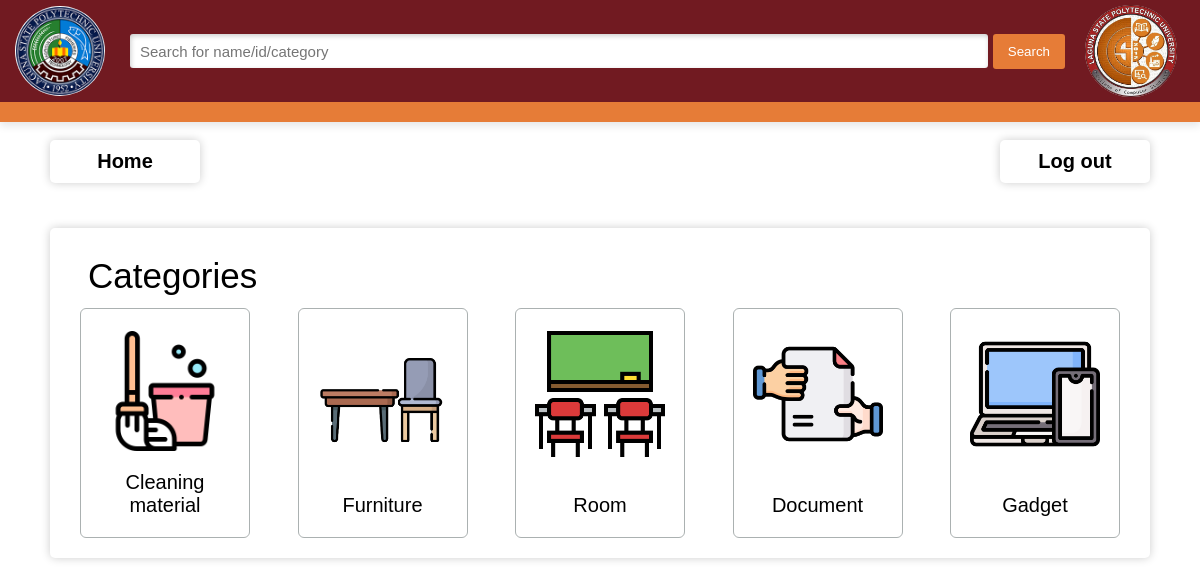
The app's page /guest_home with its own data.
### home/models.py (models this page shows)
class Category(models.Model):
    item_category = models.CharField(max_length = 64)
    def __str__(self):
        return self.item_category

### home/views.py (the view, shortened to what this page needs)
# urls.py: path('guest_home', views.guest_home, name='guest_home'),
def guest_home(request):
    current_user = request.user
    categories = Category.objects.all()
    borrow_form = BorrowForm()
    return render(request, ('home/guest_home.html'), {
        'borrow_form' : borrow_form,
        'categories' : categories,
    })

### home/forms.py
class BorrowForm(forms.ModelForm):
    class Meta:
        model = Borrowed_Item
        fields = "__all__"
        widgets = {
            'item_date_borrowed' : forms.DateInput(attrs={'type': 'date'}),
            'item_date_returned' : forms.DateInput(attrs={'type': 'date'}),
            'item_stock' : forms.HiddenInput(),
        }
    def __init__(self, *args, **kwargs):
        super().__init__(*args, **kwargs)
        self.fields['item_stock'].queryset = Stock.objects.all()

### templates/home/guest_home.html (shortened to what this page needs)
{% load static %}
<!DOCTYPE html>
<html>
    <head>
        <link rel="stylesheet" href="{% static 'home/homegueststyle.css' %}">
    </head>
    <body>
        <div class="header">
            <div class="left-section">
                <img class="lspu-logo" src="{% static 'home/logo/lspu-logo.png' %}">
            </div>
            <div class="middle-section">
                <form method="GET" action="{% url 'search_items_guest' %}">
                    <input class="search-bar" type="text" placeholder="Search for name/id/category" name="q" value="{{ query }}">
                    <input class="search-button" type="submit" value="Search">
                </form>
            </div>
            <div class="right-section">
                <img class="ccs-logo" src="{% static 'home/logo/ccs-logo.jpg' %}">
            </div>
        </div>
        <div class="guest-button-grid">
            <button class="guest-buttons-tabs"><a href="{% url 'guest_home' %}">Home</a></button>
            <button class="guest-buttons-tabs"><a href="{% url 'logout' %}">Log out</a></button>
        </div>
        <div class="category-container">
            <div class="category-title-button">
                <p class="category-container-title">
                    Categories
                </p>
            </div>
            <div class="categories">
                {% for category in categories %}
                <button onclick="showItem('{{ category }}')" class="category_button">
                {{ category }}
                </button>
                {% endfor %}
            </div>
        </div>
    </body>
</html>

### static/home/homegueststyle.css (style rules this page uses)
html, div, span, object, iframe, h1, h2, h3, h4, h5, h6, p, blockquote, pre, abbr, address, cite, code, del, dfn, em, ins, kbd, q, samp, small, strong, sub, sup, var, b, i, dl, dt, dd, ol, ul, li, fieldset, form, label, legend, table, caption, tbody, tfoot, thead, tr, th, td, article, aside, canvas, details, figcaption, figure, footer, header, hgroup, menu, nav, section, summary, time, mark, audio, video { margin:0; padding:0; border:0; outline:0; font-size:100%; vertical-align:baseline; background:transparent; }
body { line-height:1; line-height:1; height: 100%; width : 100%; min-height : 100vh; background: rgb(255, 255, 255); margin: 0; overflow-x: hidden; overflow-y : scroll; font-family: Arial, sans-serif; padding-top: 100px; }
.header { display: flex; flex-direction: row; justify-content: space-between; background-color: rgb(113,26,33); padding: 5px; border-bottom: 20px solid rgb(230,124,55); box-shadow: 0 4px 8px rgba(0, 0, 0, 0.1); position: fixed; top: 0; right: 0; left: 0; }
.left-section { width: 100px; display: flex; align-items: center; margin-left: 10px; flex-shrink: 0; }
.lspu-logo { width: 90px; border-radius:50px; }
.middle-section { flex: 1; margin-left: 10px; margin-right: 10px; display: flex; align-items: center; }
form { display: flex; flex: 1; align-items: center; }
.search-bar { flex: 1; height: 14px; padding: 10px; margin: 5px; border: none; border-radius: 3px; outline: none; background-color: white; color: #000000; font-size: 15px; box-shadow: inset 1px 2px 5px rgba(0, 0, 0, 0.2); width: 0; }
.search-bar::placeholder { font-family: Arial, Helvetica, sans-serif; font-size: 15px; }
.search-button { background-color: rgb(230,124,55); color: #ffffff; padding: 10px 15px; border: none; border-radius: 3px; margin-right: 10px; cursor: pointer; }
.right-section { width: 100px; display: flex; align-items: center; margin-right: 10px; flex-shrink: 0; }
.ccs-logo { width: 92px; border-radius:46px; }
.guest-button-grid { display: flex; flex-direction: row; justify-content: space-between; column-gap: 16px; margin-top: 40px; margin-left: 50px; margin-right: 50px; }
.guest-buttons-tabs { background-color: rgb(255,255,255); border: none; padding-top: 10px; padding-bottom: 10px; padding-left: 16px; padding-right: 16px; border-radius: 5px; cursor: pointer; transition: box-shadow 0.15s; vertical-align: top; box-shadow: 0 0 10px rgba(0, 0, 0, 0.20); width: 150px; transition-duration: 0.4s; }
a { font-size: 20px; font-weight: bold; color: rgb(0, 0, 0); font-family: Arial; }
a:link { text-decoration: none; }
input, select { vertical-align:middle; }
.category-container { background-color: rgb(255, 255, 255); padding: 20px; box-shadow: 0 0 10px rgba(0, 0, 0, 0.20); margin-top: 45px; margin-left: 50px; margin-right: 50px; border-radius: 5px; }
.category-title-button { display: flex; flex-direction: row; justify-content: space-between; }
.category-container-title { font-family: Arial, Helvetica, sans-serif; font-size: 35px; margin-top: 10px; margin-left: 18px; width: 0; }
.categories { display: flex; flex-direction: row; justify-content: space-between; align-items: center; flex-wrap: wrap; align-content: space-evenly; gap: 1em; padding-top: 10px; padding-left: 10px; padding-right: 10px; }
.category_button { display: flex; justify-content: center; align-items: flex-end; border: 0.5px solid rgb(171,177,177); border-radius: 6px; height: 230px; width: 170px; padding-top: 10px; padding-left: 10px; padding-right: 10px; padding-bottom: 20px; background-color: rgb(255, 255, 255); background-repeat: no-repeat; background-size: 130px; background-position: 50% 20% ; transition-duration: 0.2s; margin-top: 5px; font-size: 20px; font-weight: 500; text-align: center bottom; font-family: Arial; background-color: solid rgb(171,177,177) 1px; }
.category_button:nth-child(1) { background-image: url(../home/categories_icon/cleaninggg.png); background-size: 120px; }
.category_button:nth-child(2) { background-image: url(../home/categories_icon/furni.png); }
.category_button:nth-child(3) { background-image: url(../home/categories_icon/roooom.png); }
.category_button:nth-child(4) { background-image: url(../home/categories_icon/documents.png); }
.category_button:nth-child(5) { background-image: url(../home/categories_icon/GADGETS.png); }

### records on screen
Category: shows a picture, item_category "Cleaning material"
Category: shows a picture, item_category "Furniture"
Category: shows a picture, item_category "Room"
Category: shows a picture, item_category "Document"
Category: shows a picture, item_category "Gadget"
